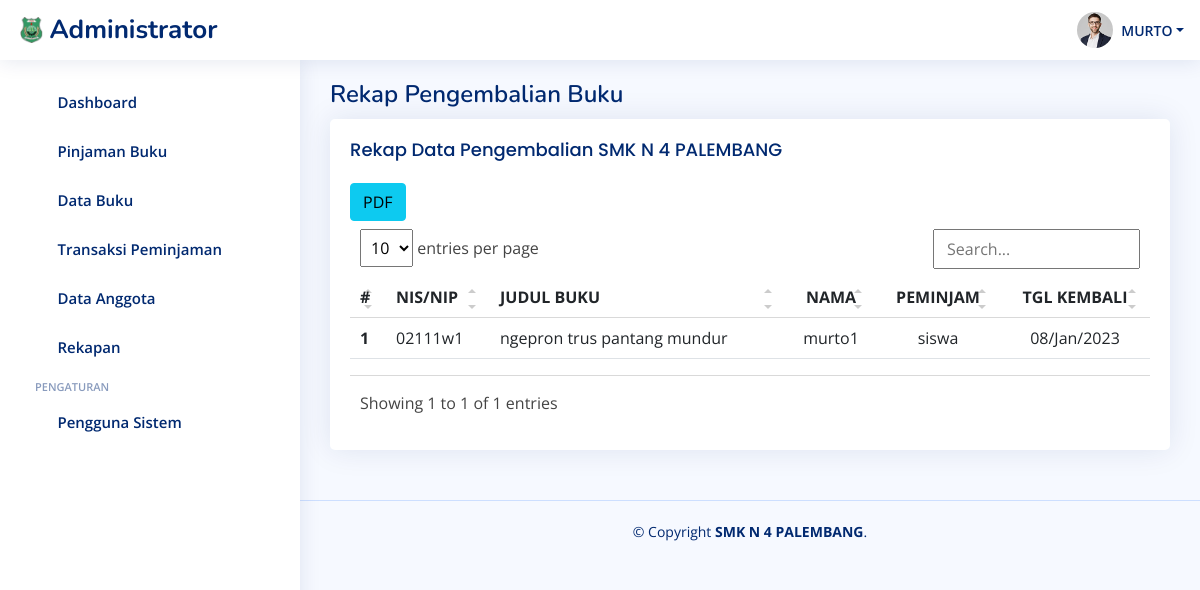
Screenshot of /index.php?hal=laporan_pengembalian (signed in) with the database file from the repository.
### tables this page shows
CREATE TABLE `tb_pengembalian` (
  `id_pengembalian` int(11) NOT NULL,
  `id_pesanbuku` int(11) NOT NULL,
  `tgl_kembali` date NOT NULL
);

CREATE TABLE `tb_anggota` (
  `id_anggota` int(11) NOT NULL,
  `nomor_induk` varchar(50) NOT NULL,
  `nama` varchar(50) NOT NULL,
  `jk` enum('Laki-laki','Perempuan','','') NOT NULL,
  `kategori` enum('siswa','guru','','') NOT NULL
);

CREATE TABLE `tb_buku` (
  `id_buku` int(11) NOT NULL,
  `judul_buku` varchar(250) NOT NULL,
  `pengarang` varchar(50) NOT NULL,
  `penerbit` varchar(50) NOT NULL,
  `th_terbit` varchar(5) NOT NULL,
  `isbn` varchar(50) NOT NULL,
  `jumlah_buku` int(11) NOT NULL,
  `tgl_input` date NOT NULL
);

### admin/laporan/laporan pengembalian/laporan_pengembalian.php (the view, shortened to what this page needs)
<div class="pagetitle">
   <h1>Rekap Pengembalian Buku</h1>
</div>
<section class="section">
   <div class="row">
      <div class="col-lg-12">
         <div class="card">
            <div class="card-body">
               <h5 class="card-title">Rekap Data Pengembalian SMK N 4 PALEMBANG</h5>
               <a href="./export/pdf_pengembalian.php" type="button" class="btn btn-info">PDF </a>
               <table class="table datatable">
                  <thead>
                     <tr>
                           <th scope="col">#</th>
                           <th scope="col">NIS/NIP</th>
                           <th scope="col">JUDUL BUKU</th>
                           <th scope="col" class="text-center">NAMA</th>
                           <th scope="col" class="text-center">PEMINJAM</th>
                           <th scope="col" class="text-center">TGL KEMBALI</th>
                     </tr>
                  </thead>
                  <tbody>
                   <?php
                       include "koneksi/koneksi.php";
                       $no = 1;
                       $query = mysqli_query($koneksi, "SELECT * FROM tb_pengembalian ORDER BY id_pengembalian DESC");
                       while($row = mysqli_fetch_assoc($query)){
                           $id_pesanbuku = $row['id_pesanbuku'];
 $data_pesanbuku =mysqli_query($koneksi,"SELECT * FROM tb_pesanbuku WHERE id_pesanbuku='$id_pesanbuku'");
 $row0=mysqli_fetch_assoc($data_pesanbuku);
                            $id_anggota = $row0['id_anggota'];
                            $id_buku = $row0['id_buku'];
 $data_anggota =mysqli_query($koneksi,"SELECT * FROM tb_anggota WHERE id_anggota='$id_anggota'");
 $row1=mysqli_fetch_assoc($data_anggota);
                           $data_buku =mysqli_query($koneksi,"SELECT * FROM tb_buku WHERE id_buku='$id_buku'");
                           $row2=mysqli_fetch_assoc($data_buku);
                   ?>
                     <tr>
                        <th scope="row"><?=$no++;?></th>
                        <td><?= $row1['nomor_induk']?></td>
                        <td><?= $row2['judul_buku']?></td>
                        <td class="text-center"><?=$row1['nama']?></td>
                        <td class="text-center"><?=$row1['kategori']?></td>
                        <td class="text-center"><?php  $tgl = $row['tgl_kembali']; echo date("d/M/Y", strtotime($tgl))?></td>
                     </tr>
                     <?php } ?>
                  </tbody>
               </table>
            </div>
         </div>
      </div>
   </div>
 </section>

### assets/css/simple-datatables.css (style rules this page uses)
.dataTable-table { max-width: 100%; width: 100%; border-spacing: 0; border-collapse: separate; }
.dataTable-table > tbody > tr > td, .dataTable-table > tbody > tr > th, .dataTable-table > tfoot > tr > td, .dataTable-table > tfoot > tr > th, .dataTable-table > thead > tr > td, .dataTable-table > thead > tr > th { vertical-align: top; padding: 8px 10px; }
.dataTable-table > thead > tr > th { vertical-align: bottom; text-align: left; border-bottom: 1px solid #d9d9d9; }
.dataTable-table th { vertical-align: bottom; text-align: left; }

### assets/css/style.css (style rules this page uses)
:root { scroll-behavior: smooth; }
body { font-family: "Open Sans", sans-serif; background: #f6f9ff; color: #444444; }
a { color: #4154f1; text-decoration: none; }
h1, h2, h3, h4, h5, h6 { font-family: "Nunito", sans-serif; }
.pagetitle { margin-bottom: 10px; }
.pagetitle h1 { font-size: 24px; margin-bottom: 0; font-weight: 600; color: #012970; }
.card { margin-bottom: 30px; border: none; border-radius: 5px; box-shadow: 0px 0 30px rgba(1, 41, 112, 0.1); }
.card-title { padding: 20px 0 15px 0; font-size: 18px; font-weight: 500; color: #012970; font-family: "Poppins", sans-serif; }
.card-body { padding: 0 20px 20px 20px; }

### rows the page displays
tb_pengembalian: tb_anggota.nomor_induk "02111w1", tb_buku.judul_buku "ngepron trus pantang mundur", tb_anggota.nama "murto1", tb_anggota.kategori "siswa", tgl_kembali "08/Jan/2023"

### other values shown
$data_level "Administrator"
$data_nama "MURTO"
